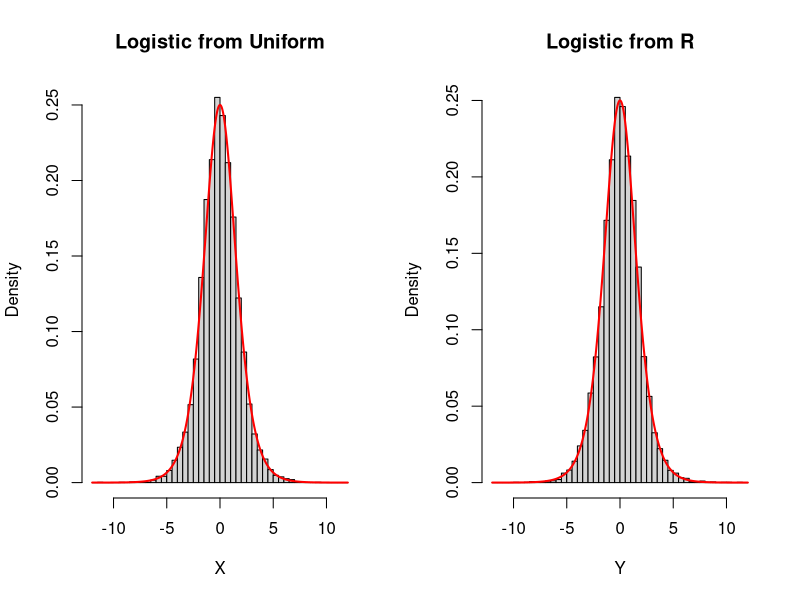
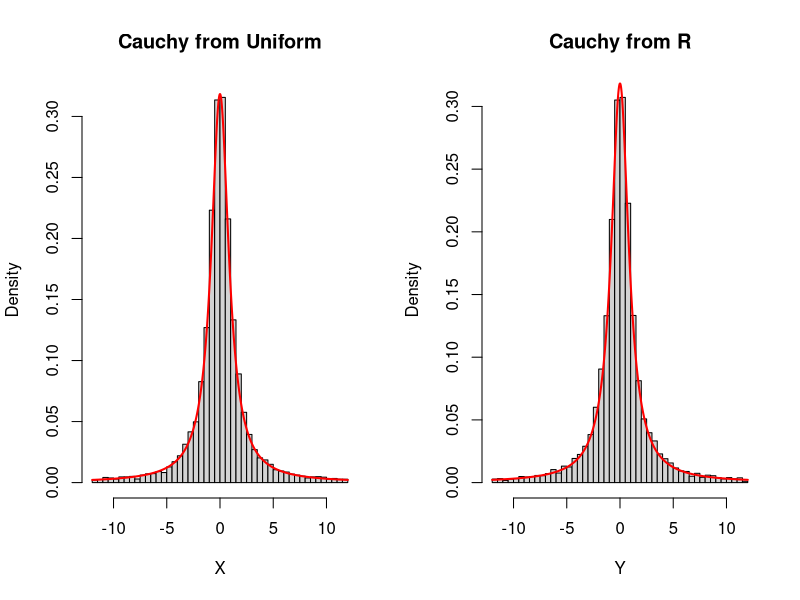
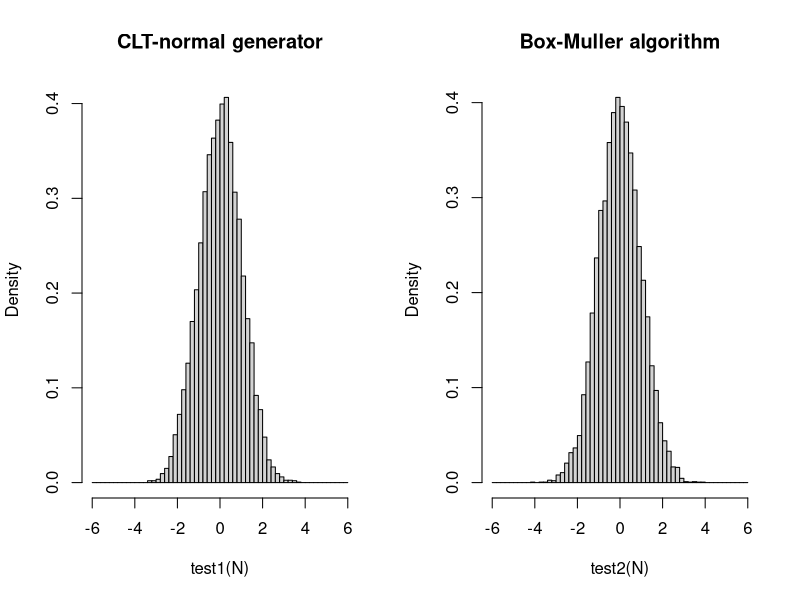
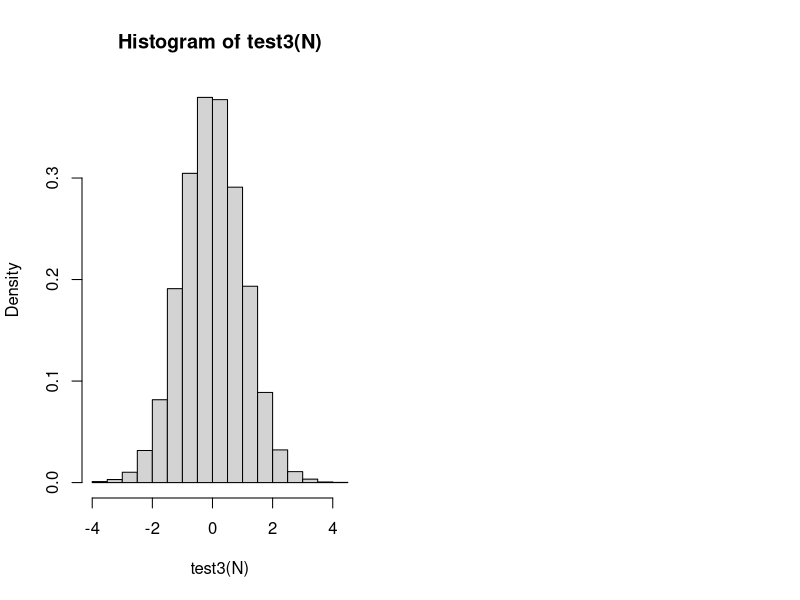
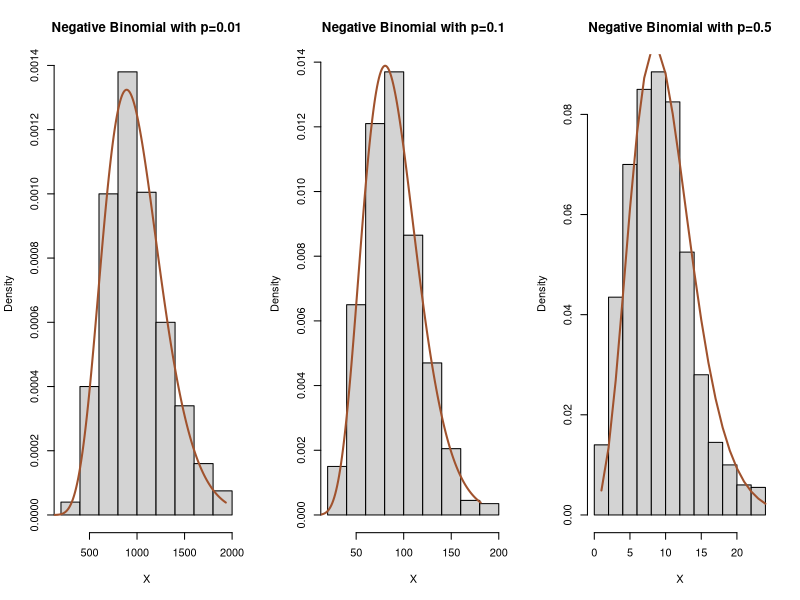
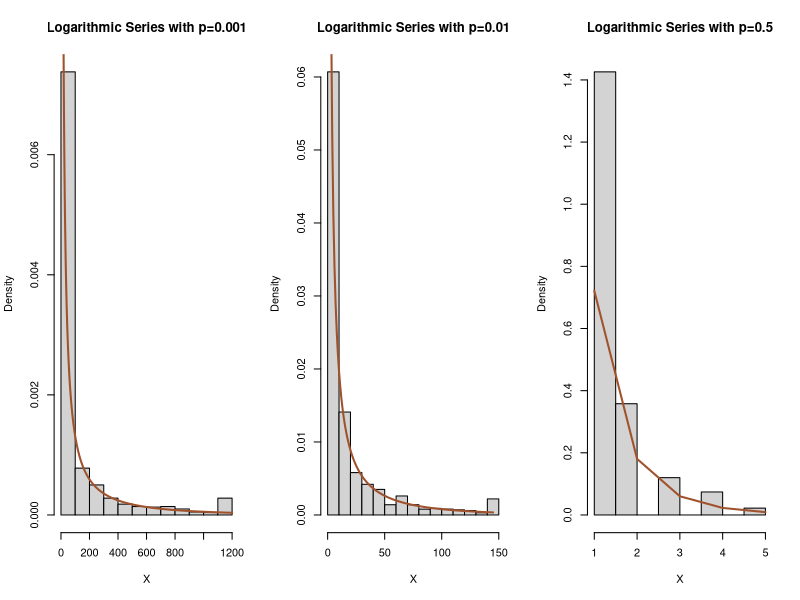
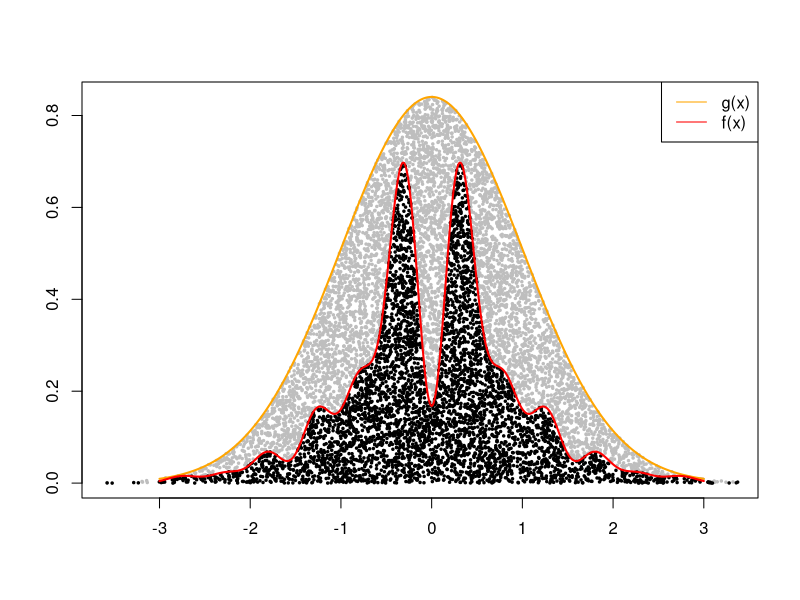
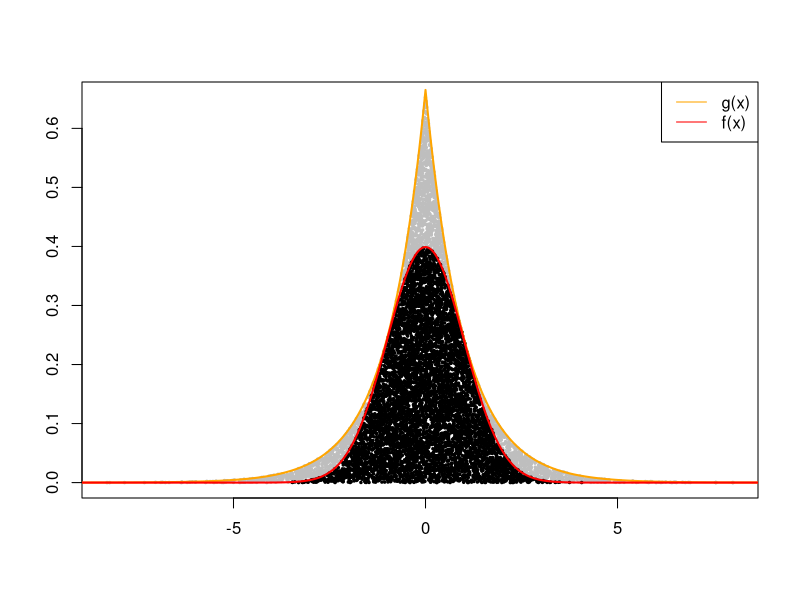

The R script that drew these images, in order:
## 2.2
### (a)
supp = seq(-12, 12, 0.01)
N = 10000
U = runif(N)
f = dlogis
Finv = function(x) { -log((1-x)/x) }
X = Finv(U)
Y = rlogis(N)

par(mfrow=c(1,2))
hist(X, freq=FALSE, breaks=seq(-12, 12, 0.5), main="Logistic from Uniform")
lines(supp, f(supp), col="red", lwd=2)
hist(Y, freq=FALSE, breaks=seq(-12, 12, 0.5), main="Logistic from R")
lines(supp, f(supp), col="red", lwd=2)


### (b)
supp = seq(-12, 12, 0.01)
N = 10000
U = runif(N)
f = dcauchy
Finv = function(x) { tan(pi * (x - 1/2)) }
X = Finv(U); X = X[-12 < X & X < 12]
Y = rcauchy(N); Y = Y[-12 < Y & Y < 12]

par(mfrow=c(1,2))
hist(X, freq=FALSE, breaks=seq(-12, 12, 0.5), main="Cauchy from Uniform")
lines(supp, f(supp), col="red", lwd=2)
hist(Y, freq=FALSE, breaks=seq(-12, 12, 0.5), main="Cauchy from R")
lines(supp, f(supp), col="red", lwd=2)

## 2.3
### (b)
N = 10000
test1 = function(N) {
  U = matrix(runif(12 * N), nrow=12) - 0.5
  Z = apply(U, 2, sum)
}
test2 = function(N) {
  U1 = runif(N)
  U2 = runif(N)
  X1 = sqrt(-2 * log(U1)) * cos(2 * pi * U2)
}
par(mfrow=c(1, 2))
hist(test1(N), freq=FALSE, breaks=seq(-6, 6, 0.2), main="CLT-normal generator")
hist(test2(N), freq=FALSE, breaks=seq(-6, 6, 0.2), main="Box-Muller algorithm")

system.time(test1(N)); system.time(test2(N))

### (c)
test3 = function(N) {
  rnorm(N)
}
hist(test3(N), freq=FALSE)
system.time(test3(N))


## 2.4
### (c)
N = 10000
Sigma = cov(matrix(rnorm(30), nrow=10))

test1 = function(N) {
  A = t(chol(Sigma))
  X = matrix(runif(3 * N), nrow=N)
  X = X %*% A
}
test2 = function(N) {
  library(mnormt)
  rmnorm(N, varcov=Sigma)
}

system.time(test1(N)); system.time(test2(N))



## 2.12
### (a)
a = 3
b = 5
N = 10^4

test1 = function(N, a, b) {
  U = matrix(runif(a * N), nrow=a)
  X = b * apply(-log(U), 2, sum)
}
test2 = function(N, a, b) {
  X = rgamma(N, a, scale=b)
}
system.time(test1(N, a, b)); system.time(test2(N, a, b))

test1 = function(N, a, b) {
  U = matrix(runif((a+b) * N), nrow=a+b)
  X = -log(U)
  X = apply(X[1:a,], 2, sum) / apply(X, 2, sum)
}
test2 = function(N, a, b) {
  rbeta(N, a, b)
}
system.time(test1(N, a, b)); system.time(test2(N, a, b))


## 2.14
### (b)
N = 1000
r = 10

par(mfrow=c(1,3))
for (p in c(0.01, 0.1, 0.5)) {
  tmean = r*(1-p)/p
  tstd = sqrt(r*(1-p)/p^2)
  mrange = round(seq(max(0, tmean - 3*tstd), tmean + 3*tstd, 1))
  prob = pnbinom(mrange, r, p)
  X = rep(0, N)
  
  for (i in 1:N) {
    u = runif(1)
    X[i] = mrange[1] + sum(prob < u)
  }
  
  hist(X, freq=FALSE, main=paste("Negative Binomial with p=", p, sep=""))
  lines(dnbinom(seq(1, max(X)), r, p), col="sienna", lwd=2)
}

### (c)
N = 1000

par(mfrow=c(1, 3))
for (p in c(0.001, 0.01, 0.5)) {
  tmean = -(1-p)/(p*log(p))
  tvar = -(1-p)/(p^2*log(p)) - tmean^2
  tstd = sqrt(tvar)
  mrange = round(seq(max(1, tmean - 3*tstd), tmean + 3*tstd, 1))
  density = function(x, p) {
    -(1-p)^x/(x*log(p))
  }
  prob = cumsum(density(mrange, p))
  X = rep(1, N)
  
  for (i in 1:N) {
    u = runif(1)
    X[i] = mrange[1] + sum(prob < u)
  }
  
  M = max(X)
  
  hist(X, freq=FALSE, main=paste("Logarithmic Series with p=", p, sep=""))
  lines(density(seq(1, M), p), col="sienna", lwd=2)
}



## 2.18

N = 10000
supp = seq(-3, 3, 0.001)

h = function(x) { exp(-x^2/2)*(sin(6*x)^2 + 3*cos(x)^2*sin(4*x)^2 + 1) }
g = dnorm
M = 5 * sqrt(2 * pi)
X = rnorm(N)
U = runif(N)
Y = M * U * g(X)

AcceptX = X[Y <= h(X)]
RejectX = X[Y > h(X)]
rate = length(AcceptX) / N
c = rate * M
AcceptY = Y[Y <= h(X)] / c
RejectY = Y[Y > h(X)] / c
f = function(x) { h(x) / c }

par(mfrow=c(1, 1))
plot(RejectX, RejectY, xlab="", ylab="", pch=20, cex=0.5, col="gray")
points(AcceptX, AcceptY, pch=20, cex=0.5)
lines(supp, g(supp) / rate, col="orange", lwd=2)
lines(supp, f(supp), col="red", lwd=2)
legend("topright", legend=c("g(x)", "f(x)"), col=c("orange", "red"), lty=c(1, 1))


## 2.19

N = 10000
supp = seq(-10, 10, 0.001)

f = dnorm
g = function(x) { exp(-abs(x))/2 }
M = sqrt(2 * exp(1) / pi)
X = rexp(N) * (2*rbinom(N, 1, 0.5) - 1)
U = runif(N)
Y = M * U * g(X)

AcceptX = X[Y <= f(X)]
RejectX = X[Y > f(X)]
rate = length(AcceptX) / N
c = rate * M
AcceptY = Y[Y <= f(X)]
RejectY = Y[Y > f(X)]

par(mfrow=c(1, 1))
plot(RejectX, RejectY, xlab="", ylab="", pch=20, cex=0.5, col="gray")
points(AcceptX, AcceptY, pch=20, cex=0.5)
lines(supp, g(supp) / rate, col="orange", lwd=2)
lines(supp, f(supp), col="red", lwd=2)
legend("topright", legend=c("g(x)", "f(x)"), col=c("orange", "red"), lty=c(1, 1))


## 2.20
### (a)

N = 500
supp = seq(-5, 5, 0.001)

f = dnorm
g = dcauchy
M = 2 / sqrt(exp(1))
X = rcauchy(N)
U = runif(N)
Y = M * U * g(X)

AcceptX = X[Y <= f(X)]
RejectX = X[Y > f(X)]
rate = length(AcceptX) / N
c = rate * M
AcceptY = Y[Y <= f(X)]
RejectY = Y[Y > f(X)]

plot(RejectX, RejectY, xlab="", ylab="", pch=20, cex=0.5, col="gray")
points(AcceptX, AcceptY, pch=20, cex=0.5)
lines(supp, g(supp) / rate, col="orange", lwd=2)
lines(supp, f(supp), col="red", lwd=2)
legend("topright", legend=c("g(x)", "f(x)"), col=c("orange", "red"), lty=c(1, 1))

### (b)

N = 2500
supp = seq(-10, 10, 0.001)

f = dnorm
g = function(x) { exp(-abs(x))/2 }
M = sqrt(2 * exp(1) / pi)
X = rexp(N) * (2*rbinom(N, 1, 0.5) - 1)
U = runif(N)
Y = M * U * g(X)

AcceptX = X[Y <= f(X)]
RejectX = X[Y > f(X)]
rate = length(AcceptX) / N
c = rate * M
AcceptY = Y[Y <= f(X)]
RejectY = Y[Y > f(X)]

par(mfrow=c(1, 1))
plot(RejectX, RejectY, xlab="", ylab="", pch=20, cex=0.5, col="gray")
points(AcceptX, AcceptY, pch=20, cex=0.5)
lines(supp, g(supp) / rate, col="orange", lwd=2)
lines(supp, f(supp), col="red", lwd=2)
legend("topright", legend=c("g(x)", "f(x)"), col=c("orange", "red"), lty=c(1, 1))